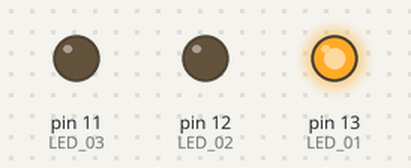
This sketch was run on a simulated Arduino Uno, built with avr-gcc and run on an emulated ATmega328P. Shown: output pins drawn as LEDs (lit = HIGH).

Above: at 6.5 s.
At 19.5 s:
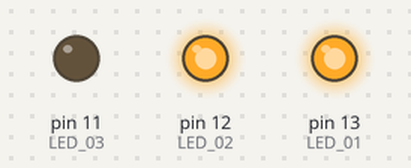
At 32.5 s:
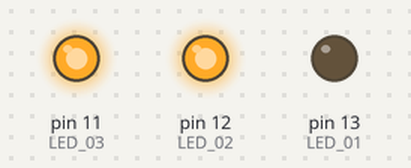
At 45.5 s:
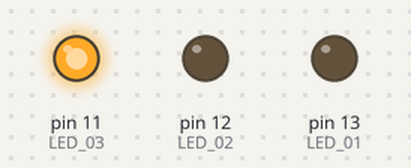
Timing chart, 0 to 67.6 s (numbered marks = the images above):
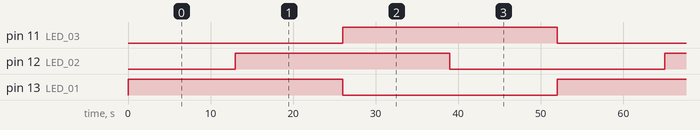

Measured:
- by itself, pin 11 (LED_03), pin 12 (LED_02), pin 13 (LED_01): alternates HIGH for 26.0 s and LOW for 26.0 s
- by itself, everything shown: repeats every 52.0 s, in 5 steps

The sketch:

Aula_05_PWM.ino
```cpp
#define LED_01 13
#define LED_02 12
#define LED_03 11
#define maximo 255
#define minimo 0
#define Delay 500


void setup() {

pinMode(LED_01,OUTPUT);
pinMode(LED_02,OUTPUT);
pinMode(LED_03,OUTPUT);


}


void loop() {

  for (int i = minimo; i <= maximo; i+=5)
  {

    digitalWrite(LED_01,HIGH);
    analogWrite(LED_02,i);
    delay(Delay);


  }

  digitalWrite(LED_01,LOW);

  for (int y = maximo; y >= minimo; y-=5)
  {

    digitalWrite(LED_03,HIGH);
    analogWrite(LED_02,y);
    delay(Delay);


   }

  digitalWrite(LED_03,LOW);


}
```
